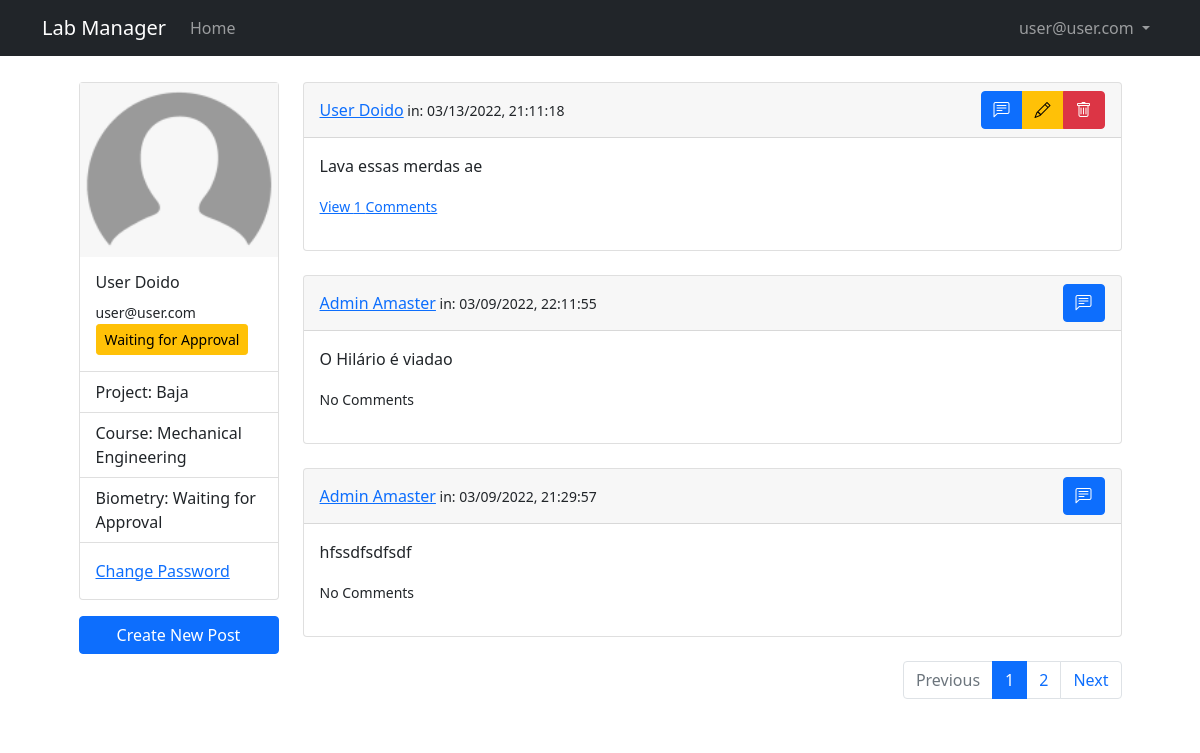
The app's page /profile (signed in) with its own data.
### lab_manager/models.py (models this page shows, shortened)
class User(db.Model, UserMixin):
    id = db.Column(db.Integer, primary_key = True)
    email = db.Column(db.String(50), unique = True)
    name = db.Column(db.String(150))
    password = db.Column(db.String(128))
    date_created = db.Column(db.DateTime, default = datetime.utcnow)
    biometry = db.Column(db.Boolean, default = False, nullable = False)
    project = db.Column(db.Integer, nullable = False)
    grr = db.Column(db.Integer, unique = True)
    course = db.Column(db.String(50))
    approved_by = db.Column(db.Integer)
    date_approved = db.Column(db.DateTime, default = datetime.utcnow)
    approved = db.Column(db.Boolean, default = False, nullable = False)
    admin = db.Column(db.Boolean, default = False, nullable = False)
    projects = db.relationship('Project', backref="user", passive_deletes = False)
    posts = db.relationship('Post', backref="user", passive_deletes = True)
    comments = db.relationship('Comment', backref="user", passive_deletes = True)

class Post(db.Model):
    id = db.Column(db.Integer, primary_key = True)
    text = db.Column(db.Text, nullable = False)
    date_created = db.Column(db.DateTime, default = datetime.utcnow)
    author = db.Column(db.Integer, db.ForeignKey('user.id', ondelete='CASCADE'), nullable = False)
    comments = db.relationship('Comment', backref="post", passive_deletes=True)

### lab_manager/users/routes.py (the view)
@users.route("/profile")
@login_required
def profile():
    page = request.args.get('page', 1, type=int)
    posts = Post.query.order_by(Post.date_created.desc()).paginate(page, 3, False)
    next_url = url_for('users.profile', page=posts.next_num) \
        if posts.has_next else None
    prev_url = url_for('users.profile', page=posts.prev_num) \
        if posts.has_prev else None
    return render_template('users/profile.jinja2', title=current_user.name, user=current_user, posts=posts, next_url=next_url, prev_url=prev_url)

### lab_manager/__init__.py (called while the page is built)
def create_app(config_class=Config):
    app = Flask(__name__)
    app.config.from_object(Config)
    db.init_app(app)
    migrate.init_app(app, db)
    from lab_manager.main.routes import main
    app.register_blueprint(main)
    from lab_manager.users.routes import users
    app.register_blueprint(users)
    from lab_manager.admin.routes import admin
    app.register_blueprint(admin)
    from lab_manager.posts.routes import posts
    app.register_blueprint(posts)
    from .models import User, Project, Post
    initialize_database(app)
    login_manager.init_app(app)
    @login_manager.user_loader
    def load_user(id):
        return User.query.get(int(id))
    return app

### lab_manager/templates/users/profile.jinja2 (shortened to what this page needs)
{% extends "./layout.jinja2" %}
{% block content %}
<div class="row justify-content-md-center">
    <div class="col-md-3 card-col">
        <div class="card">
            <img class="img-fluid" src="{{ url_for('static', filename='img/default_user.png')}}" class="card-img-top" alt="Profile Picture">
            <div class="card-body">
                <h6 class="card-title">{{ user.name }}</h5>
                <small class="card-text">{{ user.email }}</small>
                {% if not user.admin %}
                    {% if not user.approved %} <button type="button" class="btn btn-warning btn-sm" data-bs-toggle="modal" data-bs-target="#approval_info">Waiting for Approval</button> {% else %} <button type="button" class="btn btn-success btn-sm">Approved</button> {% endif %}
                {% else %}
                    <button type="button" class="btn btn-warning btn-sm">Admin</button>
                {% endif %}
            </div>
            <ul class="list-group list-group-flush">
                <li class="list-group-item">Project: {{ user.project }}</li>
                <li class="list-group-item">Course: {% if not user.course %} <a href="">Enter Course</a> {% else %} {{ user.course }} {% endif %}</li>
                <li class="list-group-item">Biometry: {% if not user.approved and not user.admin %} Waiting for Approval {% elif not user.biometry %} <a href="">Register Biometry</a> {% else %} Biometry registered {% endif %} </li>
            </ul>
            <div class="card-body">
                <a href="#" class="card-link">Change Password</a>
            </div>
        </div>
        <div class="d-grid card-buttons">
        <button type="button" class="btn btn-primary" data-bs-toggle="modal" data-bs-target="#newPost">Create New Post</button>
        </div>
    </div>
    <div class="col-md-9">
        {% for post in posts.items %}
            {% include "./users/_posts.jinja2" %}
        {% endfor %}
        <nav aria-label="Page navigation example">
        <ul class="pagination justify-content-end">
            {% if posts.has_prev %}
                <li class="page-item">
                    <a class="page-link" href="{{prev_url}}">Previous</a>
                </li>
            {% else %}
                <li class="page-item disabled">
                    <a class="page-link">Previous</a>
                </li>
            {% endif %}
            {% for page_num in posts.iter_pages() %}
                {% if page_num %}
                    {% if page_num != posts.page %}
                        <li class="page-item"><a class="page-link" href="{{ url_for('users.profile', page=page_num) }}">{{ page_num }}</a></li>
                    {% else %}
                        <li class="page-item active"><a class="page-link" href="#">{{ page_num }}</a></li>
                    {% endif %}
                {% else %}
                    <li class="page-item"><a class="page-link" href="#">...</a></li>
                {% endif %}
            {% endfor %}
            {% if posts.has_next %}
                <li class="page-item">
                    <a class="page-link" href="{{next_url}}">Next</a>
                </li>
            {% else %}
                <li class="page-item disabled">
                    <a class="page-link">Previous</a>
                </li>
            {% endif %}
        </ul>
        </nav>
    </div>
</div>
{% endblock content %}

### lab_manager/templates/layout.jinja2 (shortened to what this page needs)
<!DOCTYPE html>
<html lang="en">
<head>
    <link href="https://cdn.jsdelivr.net/npm/bootstrap@5.1.3/dist/css/bootstrap.min.css" rel="stylesheet">
    <link rel="stylesheet" type="text/css" href="https://cdn.datatables.net/1.10.25/css/dataTables.bootstrap5.css">
    <link rel="stylesheet" href="https://cdn.jsdelivr.net/npm/bootstrap-icons@1.8.1/font/bootstrap-icons.css">
    <link rel="stylesheet" type="text/css" href="{{ url_for('static', filename='main.css') }}">
</head>
<body>
    <nav class="navbar navbar-expand-md navbar-dark bg-dark">
        <div class="container">
            <a class="navbar-brand mr-4" href="/">Lab Manager</a>
            <div class="collapse navbar-collapse" id="navbar">
                <div class="navbar-nav me-auto mb-2 mb-lg-0">
                    <a href="/" class="nav-item nav-link">Home</a>
                </div>
                <div class="navbar-nav">
                    {% if user.is_authenticated and user.admin==False %}
                        <li class="nav-item dropdown">
                            <a class="nav-link dropdown-toggle" href="#" id="navbarDropdown" role="button" data-bs-toggle="dropdown" aria-expanded="false"> {{user.email}} </a>
                        </li>
                    {% else %}
                        <a href="{{url_for('users.login')}}" class="nav-item nav-link">Login</a>
                        <a href="{{url_for('users.register')}}" class="nav-item nav-link">Sign Up</a>
                    {% endif %}
                </div>
            </div>
        </div>
    </nav>
    <main class="container full-page" role="main">
        {% block content %}{% endblock content %}
    </main>
</body>
</html>

### lab_manager/templates/users/_posts.jinja2 (shortened to what this page needs)
<div class="card text">
    <div class="card-header d-flex justify-content-between align-items-center">
        <span><a href="">{{post.user.name}}</a><small class="mutted" > in: {{post.date_created.strftime("%m/%d/%Y, %H:%M:%S")}}</small></span>
        <div class="btn-group" role="group" aria-label="Basic mixed styles example">
            <a data-bs-toggle="modal" data-bs-target="#commentPost{{post.id}}" class="btn btn-primary"><i class="bi bi-chat-left-text"></i></a>
            {% if user.id == post.author %}
                <a class="btn btn-warning" data-bs-toggle="modal" data-bs-target="#editPost{{post.id}}"><i class="bi bi-pencil"></i></a>
                <a class="btn btn-danger" href="{{url_for('posts.remove_post', id=post.id)}}"><i class="bi bi-trash"></i></a>
            {% endif %}
        </div>
    </div>
    <div class="card-body">
        <p class="card-text">{{post.text}}</p>
            <p>
            {% if post.comments|length %}
                <a data-bs-toggle="collapse" href="#comments-{{post.id}}" aria-expanded="false" aria-controls="colapse-comments-{{post.id}}"><small>View {{post.comments|length}} Comments</small></a>
            {% else %}
                <small class="text-mutted">No Comments</small>
            {% endif %}
            </p>
    </div>
</div>
<br>

### lab_manager/static/main.css (style rules this page uses)
.full-page { background: #ffffff; padding: 10px 20px; margin-bottom: 20px; margin-top: 1rem; }
.card-col { width: 14rem; }
.card-buttons { margin-top: 1rem; align-items: center; }

### records on screen
User: email "user@user.com", name "User Doido", project "Baja", course "Mechanical Engineering"
Post: user.name "User Doido", date_created "03/13/2022, 21:11:18", text "Lava essas merdas ae", comments|length "1"
Post: user.name "Admin Amaster", date_created "03/09/2022, 22:11:55", text "O Hilário é viadao", shows "No Comments"
Post: user.name "Admin Amaster", date_created "03/09/2022, 21:29:57", text "hfssdfsdfsdf", shows "No Comments"

### other values on screen
{{ page_num }} "1"
{{ page_num }} "2"
